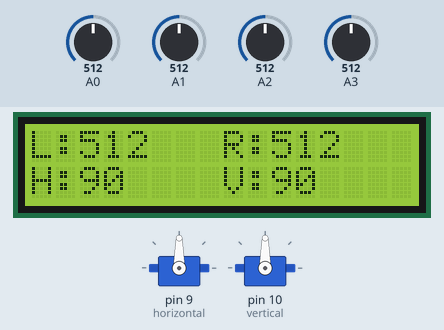
Simulated run of this sketch. Board: Arduino Uno, built with avr-gcc and run on an emulated ATmega328P. On the bench: 2 × servo, 16×2 character LCD. The inputs (shaded band) are chosen by the test bench; at power-on: A0 = 512, A2 = 512, A3 = 512, A1 = 512.

Above: at 1.2 s.
1.3 s: A0 set to 546
At 2.1 s:
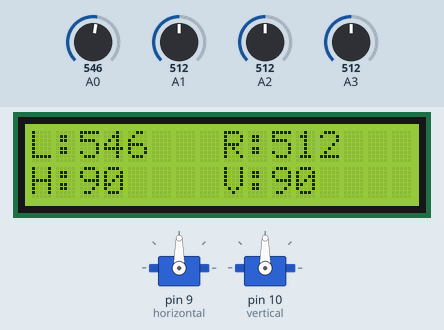
2.9 s: A0 set to 580
At 5.35 s:
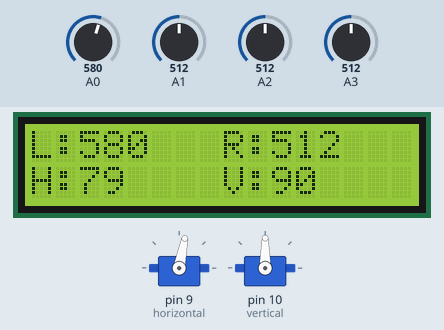
5.9 s: A2 set to 552
7.4 s: A2 set to 573
At 9.61 s:
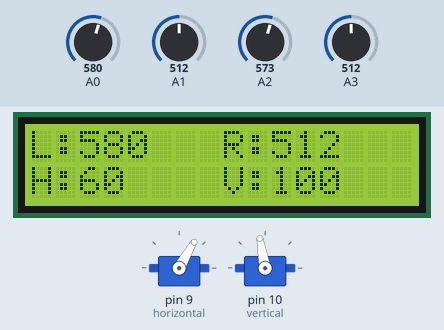
10.4 s: A3 set to 605
At 10.51 s:
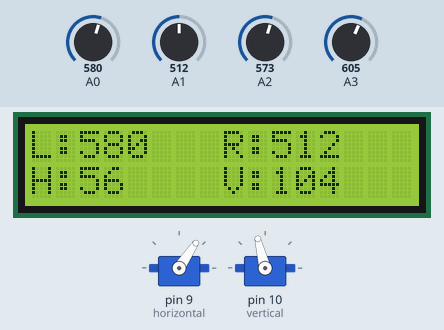
12.1 s: A3 set to 637
At 13.21 s:
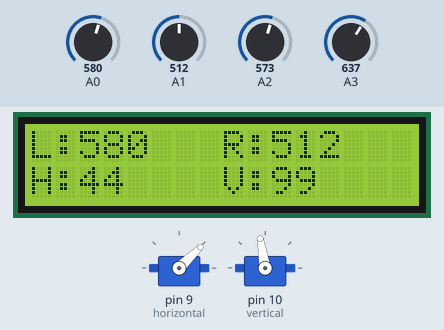
Timing chart, 0 to 19.3 s (numbered marks = the images above; inputs shaded):
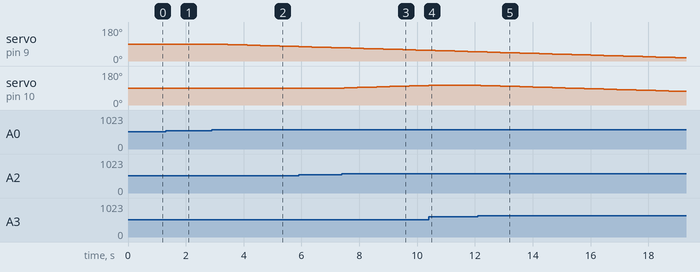

Measured:
- the behaviour switches between 562 and 563 on A2 (found by bisection; images 2 and 3)
- the behaviour switches between 623 and 624 on A3 (found by bisection; images 4 and 5)
- after the input at 1.3 s, the display: changes after 0.13 s (image 1)
- after the input at 2.9 s, servo on pin 9 (horizontal): moves from 90° to 76° over 2.9 s, starting after 0.10 s; the display: first changes after 0.10 s (image 2 shows a later state)
- after the input at 7.4 s, servo on pin 10 (vertical): moves from 90° to 104° over 2.9 s, starting after 0.08 s
- after the input at 10.4 s, servo on pin 10 (vertical): stays 104° (without the input it goes to 105° after 0.23 s)
- after the input at 12.1 s, servo on pin 10 (vertical): moves from 104° to 72° over 6.9 s, starting after 0.10 s

The sketch:

solar_tracker.ino
```cpp
#include <Servo.h>
#include <Wire.h>
#include <LiquidCrystal_I2C.h>

Servo horizontal;
Servo vertical;

LiquidCrystal_I2C lcd(0x27, 16, 2);

int hPos = 90;
int vPos = 90;

void setup() {

  horizontal.attach(9);
  vertical.attach(10);

  horizontal.write(hPos);
  vertical.write(vPos);

  lcd.init();
  lcd.backlight();

  Serial.begin(9600);
}

void loop() {

  int left = analogRead(A0);
  int right = analogRead(A1);

  int top = analogRead(A2);
  int bottom = analogRead(A3);

  // Horizontal Tracking
  if (left > right + 50) {
    hPos--;
  }

  if (right > left + 50) {
    hPos++;
  }

  // Vertical Tracking
  if (top > bottom + 50) {
    vPos++;
  }

  if (bottom > top + 50) {
    vPos--;
  }

  hPos = constrain(hPos, 0, 180);
  vPos = constrain(vPos, 0, 180);

  horizontal.write(hPos);
  vertical.write(vPos);

  // LCD Display
  lcd.clear();

  lcd.setCursor(0,0);
  lcd.print("L:");
  lcd.print(left);

  lcd.setCursor(8,0);
  lcd.print("R:");
  lcd.print(right);

  lcd.setCursor(0,1);
  lcd.print("H:");
  lcd.print(hPos);

  lcd.setCursor(8,1);
  lcd.print("V:");
  lcd.print(vPos);

  delay(200);
}
```
